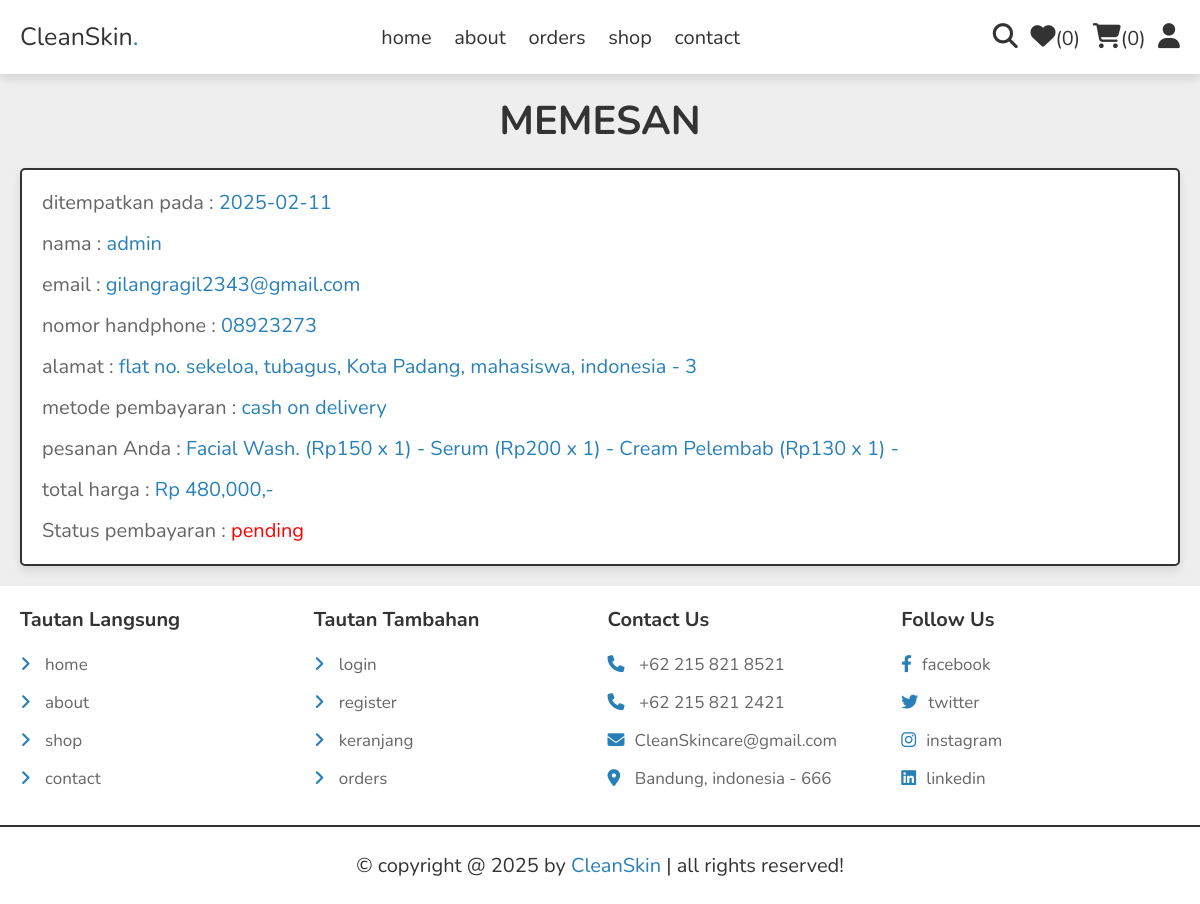
Screenshot of /orders.php (signed in) with the database file from the repository.
### tables this page shows
CREATE TABLE `orders` (
  `id` int(100) NOT NULL,
  `user_id` int(100) NOT NULL,
  `name` varchar(20) NOT NULL,
  `number` varchar(10) NOT NULL,
  `email` varchar(50) NOT NULL,
  `method` varchar(50) NOT NULL,
  `address` varchar(500) NOT NULL,
  `total_products` varchar(1000) NOT NULL,
  `total_price` int(100) NOT NULL,
  `placed_on` date NOT NULL DEFAULT current_timestamp(),
  `payment_status` varchar(20) NOT NULL DEFAULT 'pending'
);

### orders.php (the view, shortened to what this page needs)
<?php
include 'components/connect.php';
if(isset($_SESSION['user_id'])){
   $user_id = $_SESSION['user_id'];
}else{
   $user_id = '';
};
?>
<!DOCTYPE html>
<html lang="en">
<head>
   <link rel="stylesheet" href="https://cdnjs.cloudflare.com/ajax/libs/font-awesome/6.1.1/css/all.min.css">
   <link rel="stylesheet" href="css/style.css">
</head>
<body>
<?php include 'components/user_header.php'; ?>
<section class="orders">
   <h1 class="heading">memesan</h1>
   <div class="box-container">
   <?php
      if($user_id == ''){
         echo '<p class="empty">silahkan login untuk melihat pesanan anda</p>';
      }else{
         $select_orders = $conn->prepare("SELECT * FROM `orders` WHERE user_id = ?");
         $select_orders->execute([$user_id]);
         if($select_orders->rowCount() > 0){
            while($fetch_orders = $select_orders->fetch(PDO::FETCH_ASSOC)){
   ?>
   <div class="box">
      <p>ditempatkan pada : <span><?= $fetch_orders['placed_on']; ?></span></p>
      <p>nama : <span><?= $fetch_orders['name']; ?></span></p>
      <p>email : <span><?= $fetch_orders['email']; ?></span></p>
      <p>nomor handphone : <span><?= $fetch_orders['number']; ?></span></p>
      <p>alamat : <span><?= $fetch_orders['address']; ?></span></p>
      <p>metode pembayaran : <span><?= $fetch_orders['method']; ?></span></p>
      <p>pesanan Anda : <span><?= $fetch_orders['total_products']; ?></span></p>
      <p>total harga : <span>Rp <?= number_format($fetch_orders['total_price'], 3, ',', '.'); ?>,-</span></p>
      <p> Status pembayaran : <span style="color:<?php if($fetch_orders['payment_status'] == 'pending'){ echo 'red'; }else{ echo 'green'; }; ?>"><?= $fetch_orders['payment_status']; ?></span> </p>
   </div>
   <?php
      }
      }else{
         echo '<p class="empty">belum ada pesanan!</p>';
      }
      }
   ?>
   </div>
</section>
<?php include 'components/footer.php'; ?>
</body>
</html>

### css/style.css (style rules this page uses)
:root { --main-color: #2980b9; --orange: #f39c12; --red: #e74c3c; --black: #333; --white: #fff; --light-color: #666; --light-bg: #eee; --border: 0.2rem solid var(--black); --box-shadow: 0 0.5rem 1rem rgba(0, 0, 0, 0.1); }
* { font-family: "Nunito", sans-serif; margin: 0; padding: 0; box-sizing: border-box; outline: none; border: none; text-decoration: none; }
html { font-size: 62.5%; overflow-x: hidden; }
body { background-color: var(--light-bg); }
section { padding: 2rem; max-width: 1200px; margin: 0 auto; }
.heading { font-size: 4rem; color: var(--black); margin-bottom: 2rem; text-align: center; text-transform: uppercase; }
.orders .box-container { display: flex; flex-wrap: wrap; gap: 1.5rem; align-items: flex-start; }
.orders .box-container .box { padding: 1rem 2rem; flex: 1 1 40rem; border: var(--border); background-color: var(--white); box-shadow: var(--box-shadow); border-radius: 0.5rem; }
.orders .box-container .box p { margin: 0.5rem 0; line-height: 1.8; font-size: 2rem; color: var(--light-color); }
.orders .box-container .box p span { color: var(--main-color); }
p { color: #555; font-size: 14px; line-height: 1.6; }

### rows the page displays
orders: placed_on "2025-02-11", name "admin", email "gilangragil2343@gmail.com", number "08923273", address "flat no. sekeloa, tubagus, Kota Padang, mahasiswa, indonesia - 3", method "cash on delivery", total_products "Facial Wash. (Rp150 x 1) - Serum (Rp200 x 1) - Cream Pelembab (Rp130 x 1) -", total_price "480,000", payment_status "pending"

### other values shown
$total_wishlist_counts "0"
$total_cart_counts "0"
